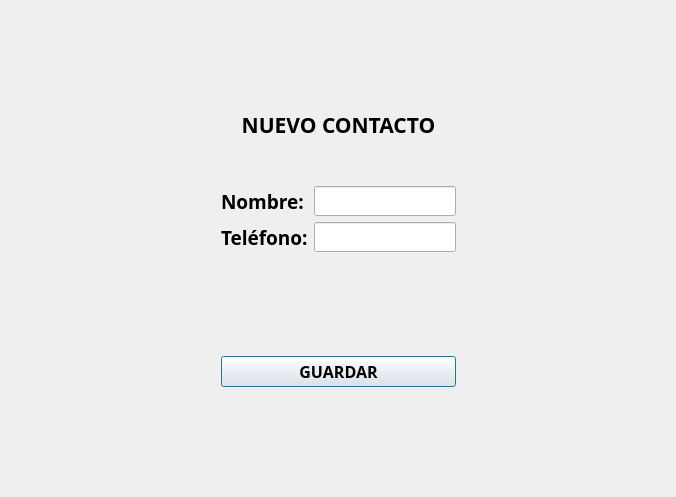
<?xml version="1.0" encoding="UTF-8"?>
<ui version="4.0">
 <class>ventana2</class>
 <widget class="QDialog" name="ventana2">
  <property name="geometry">
   <rect>
    <x>0</x>
    <y>0</y>
    <width>676</width>
    <height>497</height>
   </rect>
  </property>
  <property name="windowTitle">
   <string>Dialog</string>
  </property>
  <layout class="QGridLayout" name="gridLayout_2">
   <item row="1" column="0">
    <spacer name="horizontalSpacer">
     <property name="orientation">
      <enum>Qt::Horizontal</enum>
     </property>
     <property name="sizeHint" stdset="0">
      <size>
       <width>40</width>
       <height>20</height>
      </size>
     </property>
    </spacer>
   </item>
   <item row="0" column="1" rowspan="2" colspan="2">
    <layout class="QVBoxLayout" name="verticalLayout_4">
     <item>
      <spacer name="verticalSpacer_4">
       <property name="orientation">
        <enum>Qt::Vertical</enum>
       </property>
       <property name="sizeHint" stdset="0">
        <size>
         <width>20</width>
         <height>40</height>
        </size>
       </property>
      </spacer>
     </item>
     <item>
      <layout class="QVBoxLayout" name="verticalLayout_3">
       <item>
        <layout class="QFormLayout" name="formLayout"/>
       </item>
       <item>
        <widget class="QLabel" name="label">
         <property name="font">
          <font>
           <family>OCR A Extended</family>
           <pointsize>16</pointsize>
           <weight>75</weight>
           <bold>true</bold>
          </font>
         </property>
         <property name="text">
          <string>NUEVO CONTACTO</string>
         </property>
         <property name="alignment">
          <set>Qt::AlignCenter</set>
         </property>
        </widget>
       </item>
       <item>
        <spacer name="verticalSpacer_2">
         <property name="orientation">
          <enum>Qt::Vertical</enum>
         </property>
         <property name="sizeHint" stdset="0">
          <size>
           <width>20</width>
           <height>40</height>
          </size>
         </property>
        </spacer>
       </item>
       <item>
        <layout class="QGridLayout" name="gridLayout">
         <item row="0" column="0">
          <layout class="QVBoxLayout" name="verticalLayout_2">
           <item>
            <widget class="QLabel" name="label_nombre">
             <property name="font">
              <font>
               <family>OCR A Extended</family>
               <pointsize>14</pointsize>
               <weight>75</weight>
               <bold>true</bold>
              </font>
             </property>
             <property name="text">
              <string>Nombre:</string>
             </property>
            </widget>
           </item>
           <item>
            <widget class="QLabel" name="label_numero">
             <property name="font">
              <font>
               <family>OCR A Extended</family>
               <pointsize>14</pointsize>
               <weight>75</weight>
               <bold>true</bold>
              </font>
             </property>
             <property name="text">
              <string>Teléfono:</string>
             </property>
            </widget>
           </item>
          </layout>
         </item>
         <item row="0" column="1">
          <layout class="QVBoxLayout" name="verticalLayout">
           <item>
            <widget class="QLineEdit" name="lineEdit_nombre">
             <property name="font">
              <font>
               <family>Nirmala UI Semilight</family>
               <pointsize>11</pointsize>
              </font>
             </property>
             <property name="text">
              <string/>
             </property>
            </widget>
           </item>
           <item>
            <widget class="QLineEdit" name="lineEdit_numero">
             <property name="font">
              <font>
               <family>Nirmala UI Semilight</family>
               <pointsize>11</pointsize>
              </font>
             </property>
            </widget>
           </item>
          </layout>
         </item>
        </layout>
       </item>
      </layout>
     </item>
     <item>
      <spacer name="verticalSpacer">
       <property name="orientation">
        <enum>Qt::Vertical</enum>
       </property>
       <property name="sizeHint" stdset="0">
        <size>
         <width>20</width>
         <height>40</height>
        </size>
       </property>
      </spacer>
     </item>
     <item>
      <widget class="QPushButton" name="pushButton_guardar">
       <property name="font">
        <font>
         <family>OCR A Extended</family>
         <pointsize>12</pointsize>
         <weight>75</weight>
         <bold>true</bold>
        </font>
       </property>
       <property name="text">
        <string>GUARDAR</string>
       </property>
      </widget>
     </item>
     <item>
      <spacer name="verticalSpacer_3">
       <property name="orientation">
        <enum>Qt::Vertical</enum>
       </property>
       <property name="sizeHint" stdset="0">
        <size>
         <width>20</width>
         <height>40</height>
        </size>
       </property>
      </spacer>
     </item>
    </layout>
   </item>
   <item row="0" column="0">
    <spacer name="horizontalSpacer_2">
     <property name="orientation">
      <enum>Qt::Horizontal</enum>
     </property>
     <property name="sizeHint" stdset="0">
      <size>
       <width>40</width>
       <height>20</height>
      </size>
     </property>
    </spacer>
   </item>
   <item row="0" column="3">
    <spacer name="horizontalSpacer_3">
     <property name="orientation">
      <enum>Qt::Horizontal</enum>
     </property>
     <property name="sizeHint" stdset="0">
      <size>
       <width>40</width>
       <height>20</height>
      </size>
     </property>
    </spacer>
   </item>
   <item row="1" column="3">
    <spacer name="horizontalSpacer_4">
     <property name="orientation">
      <enum>Qt::Horizontal</enum>
     </property>
     <property name="sizeHint" stdset="0">
      <size>
       <width>40</width>
       <height>20</height>
      </size>
     </property>
    </spacer>
   </item>
  </layout>
 </widget>
 <resources/>
 <connections/>
</ui>
